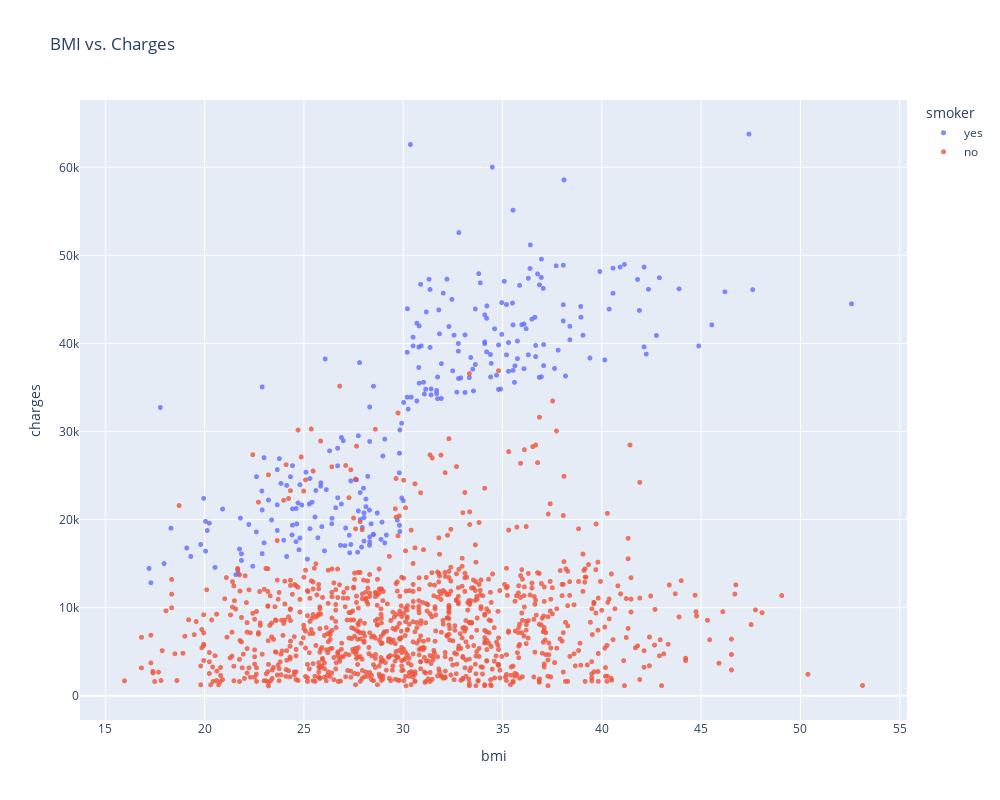

Write notebook code for a chart like this one.
### Markdown cell above
### BMI and Charges

Let's visualize the relationship between BMI (body mass index) and charges using another scatter plot. Once again, we'll use the values from the "smoker" column to color the points.

### Code cell
fig = px.scatter(medical_df, 
                 x='bmi', 
                 y='charges', 
                 color='smoker', 
                 opacity=0.8, 
                 hover_data=['sex'], 
                 title='BMI vs. Charges')
fig.update_layout(width = 1000, height = 800)
fig.update_traces(marker_size=5) #changes the marker size(dots) to size of 5!!
fig.show()

### Figure 1 — Plotly figure (JSON) as saved in the notebook; plotly's stock layout.template omitted (floating-point values rounded to 4 significant figures; data arrays with more than 128 entries replaced by an {"elided": "..."} marker saying what was removed)
{"data": [{"customdata": {"elided": "274x1 str values"}, "hovertemplate": "smoker=yes<br>bmi=%{x}<br>charges=%{y}<br>sex=%{customdata[0]}<extra></extra>", "legendgroup": "yes", "marker": {"color": "#636efa", "opacity": 0.8, "size": 5, "symbol": "circle"}, "mode": "markers", "name": "yes", "showlegend": true, "type": "scattergl", "x": {"elided": "274 float values"}, "xaxis": "x", "y": {"elided": "274 float values"}, "yaxis": "y"}, {"customdata": {"elided": "1064x1 str values"}, "hovertemplate": "smoker=no<br>bmi=%{x}<br>charges=%{y}<br>sex=%{customdata[0]}<extra></extra>", "legendgroup": "no", "marker": {"color": "#EF553B", "opacity": 0.8, "size": 5, "symbol": "circle"}, "mode": "markers", "name": "no", "showlegend": true, "type": "scattergl", "x": {"elided": "1064 float values"}, "xaxis": "x", "y": {"elided": "1064 float values"}, "yaxis": "y"}], "layout": {"height": 800, "legend": {"title": {"text": "smoker"}, "tracegroupgap": 0}, "title": {"text": "BMI vs. Charges"}, "width": 1000, "xaxis": {"anchor": "y", "domain": [0, 1], "title": {"text": "bmi"}}, "yaxis": {"anchor": "x", "domain": [0, 1], "title": {"text": "charges"}}}}
